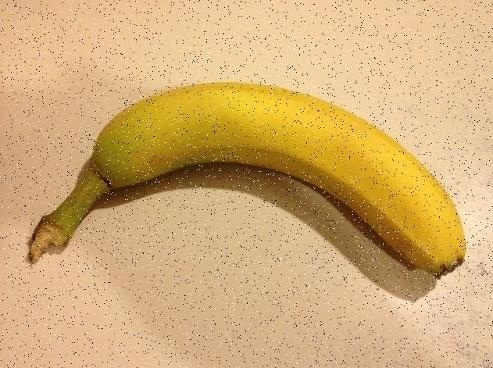
#> input picture Tps/TP7/TP 7/exercice 5/image_bruitee_2.jpg, 493 x 368 px
$ python exo5.py   (older library calls are emulated)
#> lines starting #> are read from the running program, lines starting #| are printed output that depends on the picture
import cv2
import numpy as np
import matplotlib.pyplot as plt

image = cv2.imread("image_bruitee_2.jpg", cv2.IMREAD_GRAYSCALE)
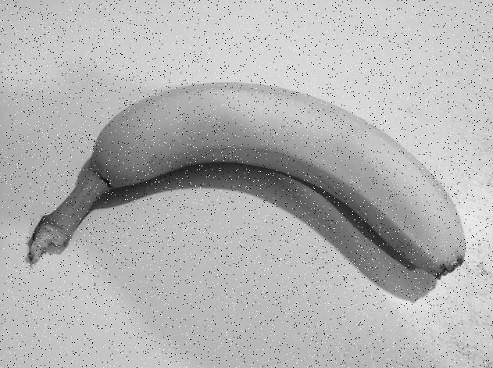
#> image: shape (368, 493); min 1, max 255, mean 179.4

sobel_x = cv2.Sobel(image, cv2.CV_64F, 1, 0, ksize=3)
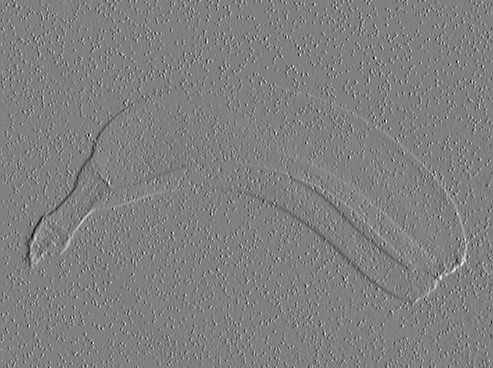
#> sobel_x: shape (368, 493) float64; min -534, max 529, mean 0.3; drawn with min black and max white
sobel_y = cv2.Sobel(image, cv2.CV_64F, 0, 1, ksize=3)
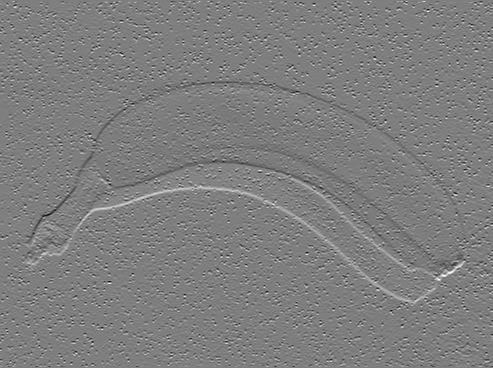
#> sobel_y: shape (368, 493) float64; min -540, max 546, mean -0.3; drawn with min black and max white

magnitude = cv2.magnitude(
    sobel_x.astype(np.float32),
    sobel_y.astype(np.float32)
)
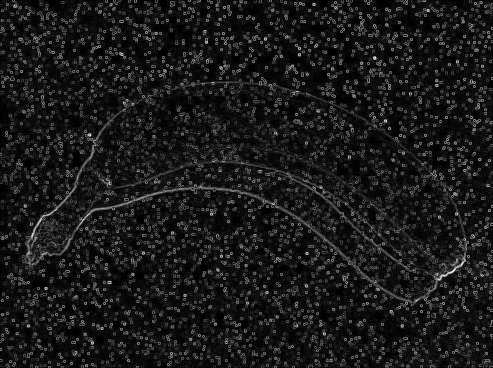
#> magnitude: shape (368, 493) float32; min 0, max 625.4, mean 65; drawn with min black and max white

sobel_x = cv2.convertScaleAbs(sobel_x)
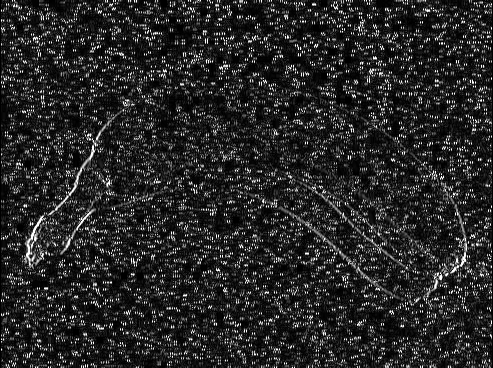
#> sobel_x: shape (368, 493); min 0, max 255, mean 39.3
sobel_y = cv2.convertScaleAbs(sobel_y)
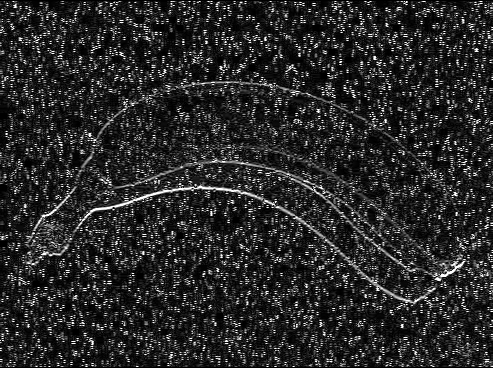
#> sobel_y: shape (368, 493); min 0, max 255, mean 40.9

plt.figure(figsize=(16,4))

plt.subplot(1,4,1)
plt.imshow(image, cmap="gray")
plt.title("Originale")

plt.subplot(1,4,2)
plt.imshow(sobel_x, cmap="gray")
plt.title("Sobel X")

plt.subplot(1,4,3)
plt.imshow(sobel_y, cmap="gray")
plt.title("Sobel Y")

plt.subplot(1,4,4)
plt.imshow(magnitude, cmap="gray")
plt.title("Magnitude")


plt.show()

$ run again, with Tps/TP7/TP 7/exercice 5/cells.jpg copied over Tps/TP7/TP 7/exercice 5/image_bruitee_2.jpg
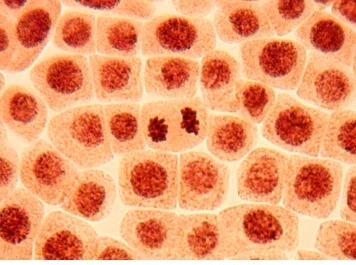
#> input picture Tps/TP7/TP 7/exercice 5/cells.jpg, 356 x 265 px
#> `sobel_x = cv2.convertScaleAbs(sobel_x)`:
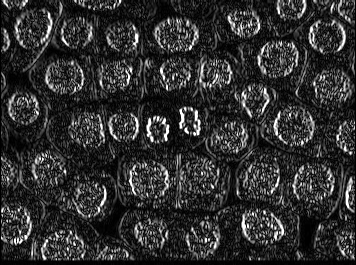
#> sobel_x: shape (265, 356); min 0, max 255, mean 48.5
#> `sobel_y = cv2.convertScaleAbs(sobel_y)`:
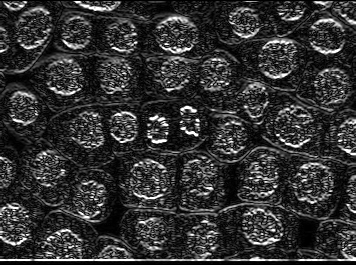
#> sobel_y: shape (265, 356); min 0, max 255, mean 51

$ run again, with Tps/TP7/TP 7/exercice 5/cells2.jpg copied over Tps/TP7/TP 7/exercice 5/image_bruitee_2.jpg
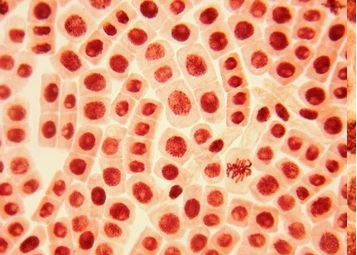
#> input picture Tps/TP7/TP 7/exercice 5/cells2.jpg, 357 x 255 px
#> `sobel_x = cv2.convertScaleAbs(sobel_x)`:
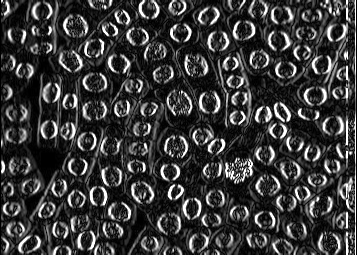
#> sobel_x: shape (255, 357); min 0, max 255, mean 58.1
#> `sobel_y = cv2.convertScaleAbs(sobel_y)`:
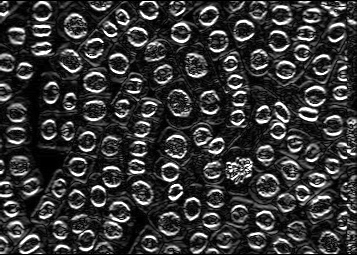
#> sobel_y: shape (255, 357); min 0, max 255, mean 54.5
